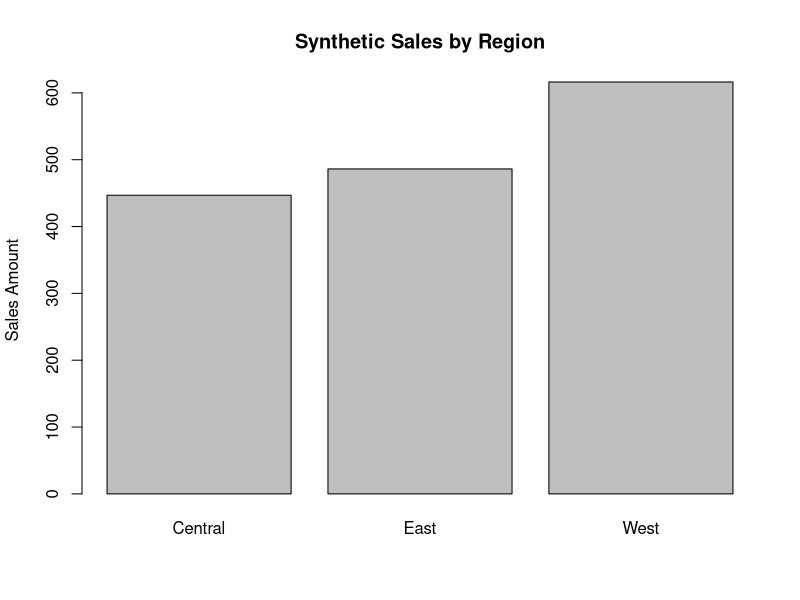

R code for this plot:
## ---- chunk 1
set.seed(400)
sales <- data.frame(
  order_id = seq_len(12),
  region = rep(c("East", "West", "Central"), each = 4),
  amount = round(runif(12, min = 50, max = 250), 2)
)
head(sales)
## ---- chunk 2
region_totals <- aggregate(amount ~ region, data = sales, FUN = sum)
print(region_totals)
## ---- chunk 3
barplot(region_totals$amount,
        names.arg = region_totals$region,
        main = "Synthetic Sales by Region",
        ylab = "Sales Amount")
## ---- chunk 4
stopifnot(nrow(sales) == 12)
stopifnot(all(table(sales$region) == 4))
stopifnot(isTRUE(all.equal(sum(region_totals$amount), sum(sales$amount))))
